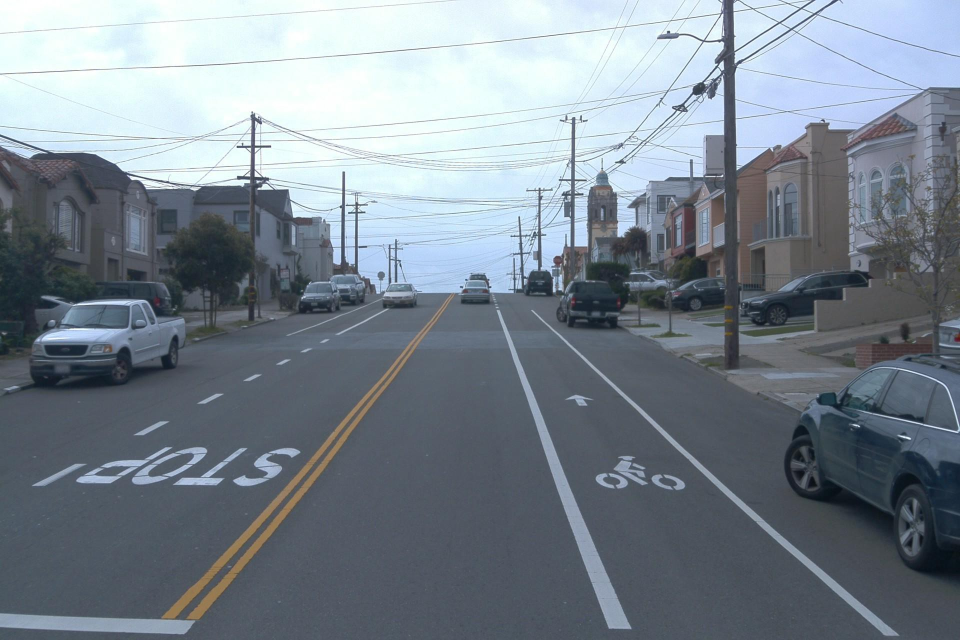
#> input picture sample.jpeg, 1920 x 1280 px (shown at 1/2 size)
$ python process.py
#> lines starting #> are read from the running program, lines starting #| are printed output that depends on the picture
### utils.py
import random
import cv2
import numpy as np


def randomcrop(img, scale=0.5):
    '''
    ### Random Crop ###
    img: image
    scale: percentage of cropped area
    '''
    height, width = int(img.shape[0]*scale), int(img.shape[1]*scale)
    x = random.randint(0, img.shape[1] - int(width))
    y = random.randint(0, img.shape[0] - int(height))
    cropped = img[y:y+height, x:x+width]
    resized = cv2.resize(cropped, (img.shape[1], img.shape[0]))
    return resized


def colorjitter(img, cj_type="b"):
    '''
    ### Different Color Jitter ###
    img: image
    cj_type: {b: brightness, s: saturation, c: constast}
    '''
    if cj_type == "b":
        # value = random.randint(-50, 50)
        value = np.random.choice(np.array([-50, -40, -30, 30, 40, 50]))
        hsv = cv2.cvtColor(img, cv2.COLOR_BGR2HSV)
        h, s, v = cv2.split(hsv)
        if value >= 0:
            lim = 255 - value
            v[v > lim] = 255
            v[v <= lim] += value
        else:
            lim = np.absolute(value)
            v[v < lim] = 0
            v[v >= lim] -= np.absolute(value)

        final_hsv = cv2.merge((h, s, v))
        img = cv2.cvtColor(final_hsv, cv2.COLOR_HSV2BGR)
        return img

    elif cj_type == "s":
        # value = random.randint(-50, 50)
        value = np.random.choice(np.array([-50, -40, -30, 30, 40, 50]))
        hsv = cv2.cvtColor(img, cv2.COLOR_BGR2HSV)
        h, s, v = cv2.split(hsv)
        if value >= 0:
            lim = 255 - value
            s[s > lim] = 255
            s[s <= lim] += value
        else:
            lim = np.absolute(value)
            s[s < lim] = 0
            s[s >= lim] -= np.absolute(value)

        final_hsv = cv2.merge((h, s, v))
        img = cv2.cvtColor(final_hsv, cv2.COLOR_HSV2BGR)
        return img

    elif cj_type == "c":
        brightness = 10
        contrast = random.randint(40, 100)
        dummy = np.int16(img)
        dummy = dummy * (contrast/127+1) - contrast + brightness
        dummy = np.clip(dummy, 0, 255)
        img = np.uint8(dummy)
        return img


def noisy(img, noise_type="gauss"):
    '''
    ### Adding Noise ###
    img: image
    cj_type: {gauss: gaussian, sp: salt & pepper}
    '''
    if noise_type == "gauss":
        image = img.copy()
        mean = 0
        st = 0.7
        gauss = np.random.normal(mean, st, image.shape)
        gauss = gauss.astype('uint8')
        image = cv2.add(image, gauss)
        return image

    elif noise_type == "sp":
        image = img.copy()
        prob = 0.05
        if len(image.shape) == 2:
            black = 0
            white = 255
        else:
            colorspace = image.shape[2]
            if colorspace == 3:  # RGB
                black = np.array([0, 0, 0], dtype='uint8')
                white = np.array([255, 255, 255], dtype='uint8')
            else:  # RGBA
                black = np.array([0, 0, 0, 255], dtype='uint8')
                white = np.array([255, 255, 255, 255], dtype='uint8')
        probs = np.random.random(image.shape[:2])
        image[probs < (prob / 2)] = black
        image[probs > 1 - (prob / 2)] = white
        return image


def filters(img, f_type = "blur"):
    '''
    ### Filtering ###
    img: image
    f_type: {blur: blur, gaussian: gaussian, median: median}
    '''
    if f_type == "blur":
        image=img.copy()
        fsize = 9
        return cv2.blur(image,(fsize,fsize))

    elif f_type == "gaussian":
        image=img.copy()
        fsize = 9
        return cv2.GaussianBlur(image, (fsize, fsize), 0)

    elif f_type == "median":
        image=img.copy()
        fsize = 9
        return cv2.medianBlur(image, fsize)

### process.py
from utils import randomcrop, colorjitter, noisy, filters
import cv2
import random


class Pipeline:

    def __init__(self):
        self.operations = []
        self.args = []

    def addCrop(self, low, high):
        low = float(low)
        high = float(high)
        if low <= 0. or low >= 1.:
            raise "Invalid low value"
        if high <= 0. or high >= 1.:
            raise "Invalid high value"
        if low >= high:
            raise "Invalid low high combination"

        r = [None for i in range(5)]
        diff = (high-low)//10
        for i in range(11):
            r.append((low+(i*diff)))
        self.operations.append(randomcrop)
        self.args.append(r)

    def addJitter(self, types):
        r = [None for i in range(2)]
        s = set(["b", "s", "c"])
        for i in types:
            if i not in s:
                raise "Invalid type"
        self.operations.append(colorjitter)
        r.extend(types)
        self.args.append(r)

    def addNoise(self, types):
        r = [None for i in range(2)]
        s = set(["gauss", "sp"])
        for i in types:
            if i not in s:
                raise "Invalid type"
        self.operations.append(noisy)
        r.extend(types)
        self.args.append(r)

    def addFilter(self, types):
        r = [None for i in range(2)]
        s = set(["blur", "gaussian", "median"])
        for i in types:
            if i not in s:
                raise "Invalid type"
        self.operations.append(filters)
        r.extend(types)
        self.args.append(r)

    def processOne(self, img):
        res = img.copy()
        for i in range(len(self.operations)):
            arg = random.choice(self.args[i])
            if arg != None:
                res = self.operations[i](res, arg)
        return res


if __name__ == "__main__":
    im = cv2.imread("sample.jpeg")
#> im is the input picture: shape (1280, 1920, 3); mean B, G, R 142.6, 132.5, 122.1
    im = cv2.resize(im, (600, 600))
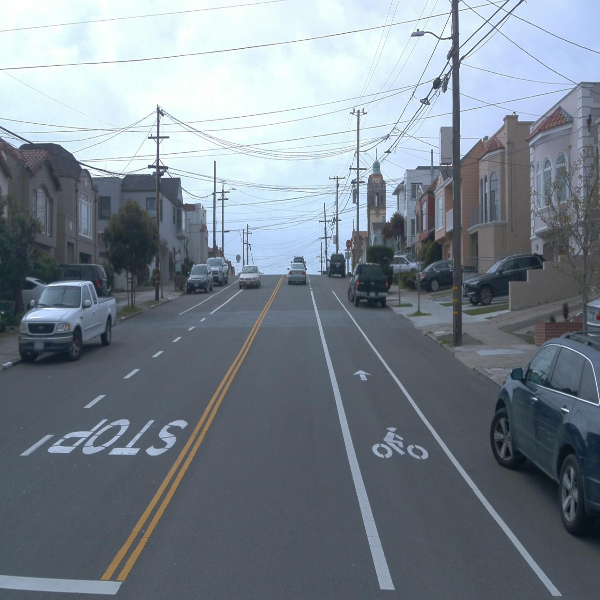
#> im: shape (600, 600, 3); mean B, G, R 142.5, 132.4, 122
    p = Pipeline()
    p.addCrop(0.75, 0.95)
    p.addNoise(["gauss", "sp"])
    p.addJitter(["b", "c", "s"])
    p.addFilter(["gaussian", "blur", "median"])
    res = p.processOne(im)
#> the loop in processOne, `for i in range(len(self.operations)):` made 4 passes
#> pass 1, in randomcrop, `cropped = img[y:y+height, x:x+width]`:
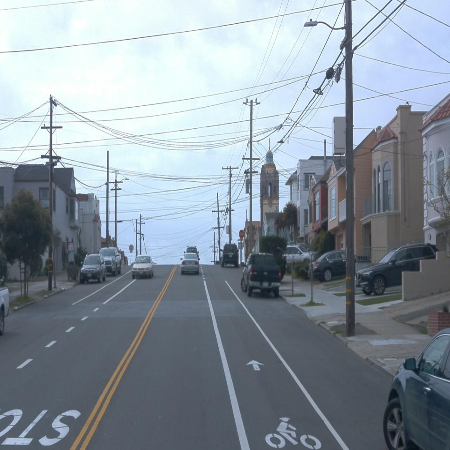
#> cropped: shape (450, 450, 3); mean B, G, R 159.6, 149.5, 138.1
#> pass 2, in noisy, `image = cv2.add(image, gauss)`:
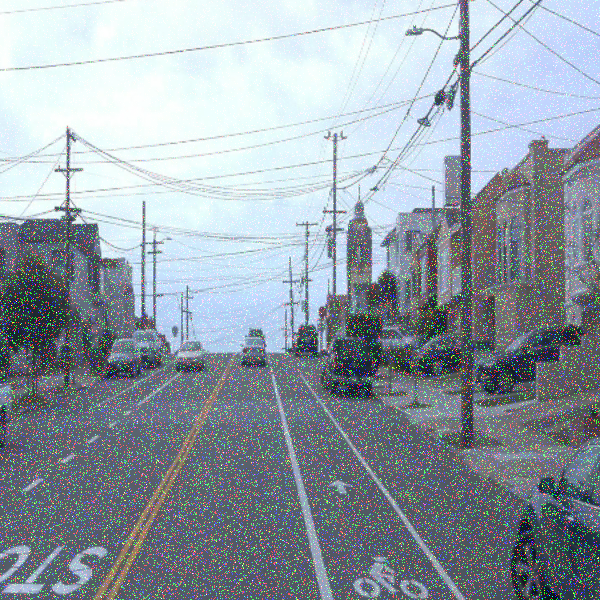
#> image: shape (600, 600, 3); mean B, G, R 167, 157.6, 147.1
#> after the loop in processOne, `for i in range(len(self.operations)):`:
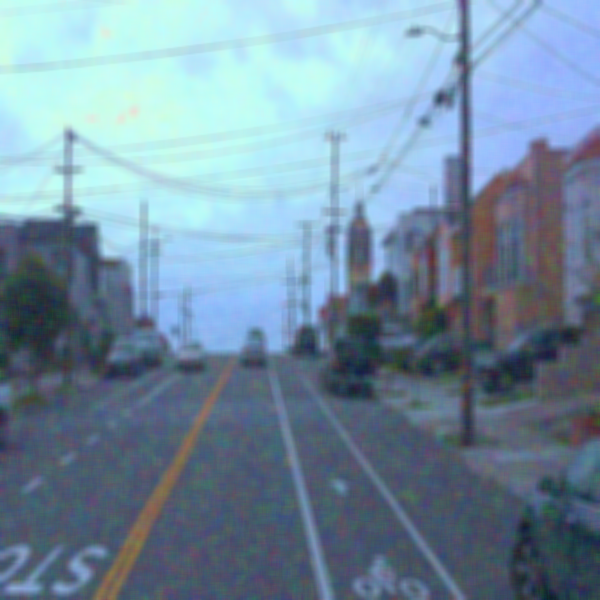
#> res: shape (600, 600, 3); mean B, G, R 160.7, 141.5, 116.1
    cv2.imshow("Result", res)

    while True :
        k = cv2.waitKey()
#> (key Esc is pressed here)
        if k==27 :
            break
